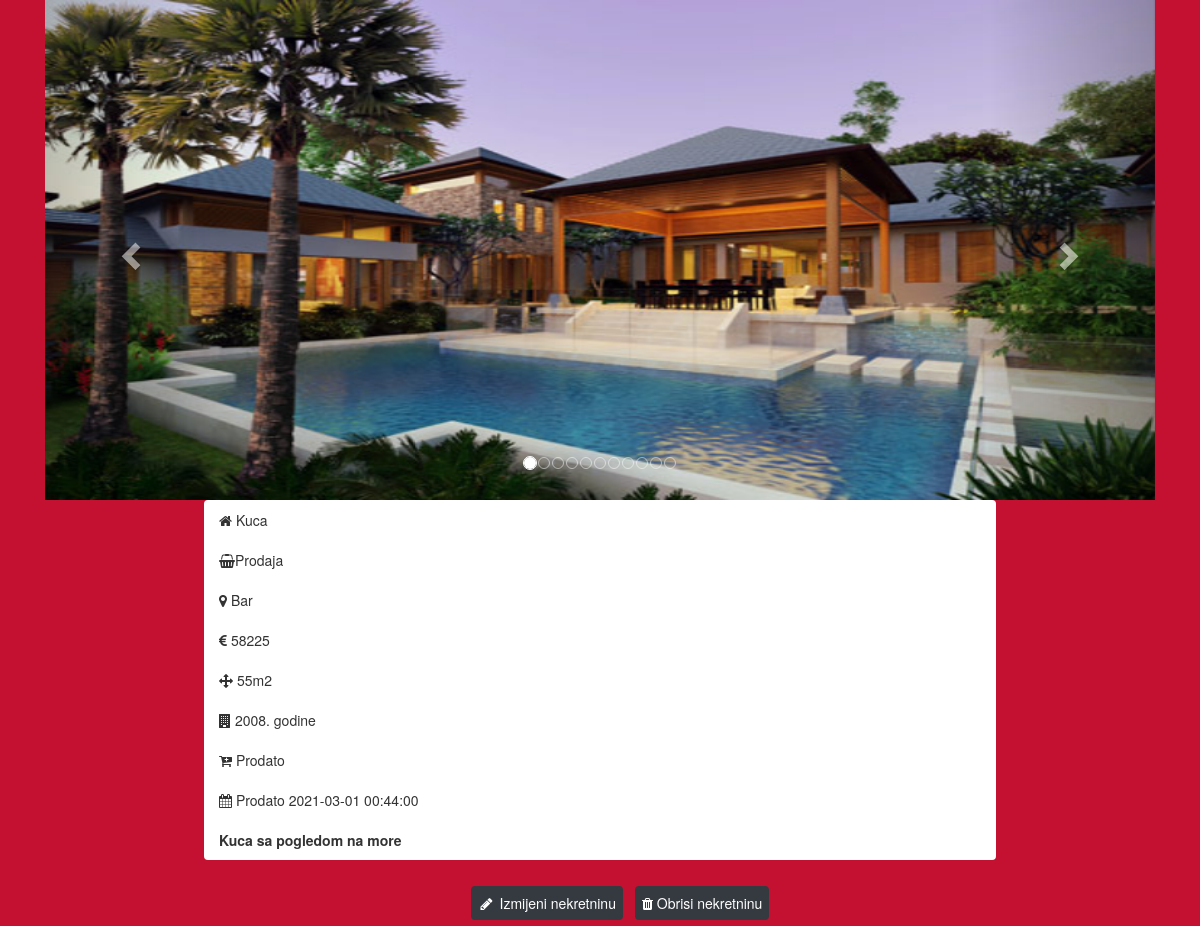
/detalji.php?id=3, run on the app's committed database.
### tables this page shows
CREATE TABLE `fotografije` (
  `id` int(11) NOT NULL AUTO_INCREMENT,
  `naziv_fotografije` varchar(255) NOT NULL,
  `id_nekretnine` int(11) NOT NULL,
  PRIMARY KEY (`id`),
  KEY `fk_foto_nekretnina` (`id_nekretnine`),
  CONSTRAINT `fk_foto_nekretnina` FOREIGN KEY (`id_nekretnine`) REFERENCES `nekretnina` (`id`)
);

CREATE TABLE `nekretnina` (
  `id` int(11) NOT NULL AUTO_INCREMENT,
  `tip_oglasa_id` int(11) NOT NULL,
  `tip_nekretnine_id` int(11) NOT NULL,
  `grad_id` int(11) NOT NULL,
  `povrsina` int(11) NOT NULL,
  `cijena` int(11) NOT NULL,
  `god_izgradnje` int(4) NOT NULL,
  `opis` text NOT NULL,
  `status` varchar(255) DEFAULT 'Dostupno',
  `datum_prodaje` timestamp NULL DEFAULT NULL,
  `foto` varchar(255) NOT NULL,
  PRIMARY KEY (`id`),
  KEY `fk_nekretnina_grad` (`grad_id`),
  KEY `fk_nekretnina_tip_oglasa` (`tip_oglasa_id`),
  KEY `fk_nekretnina_tip_nekretnine` (`tip_nekretnine_id`),
  CONSTRAINT `fk_nekretnina_tip_nekretnine` FOREIGN KEY (`tip_nekretnine_id`) REFERENCES `tip_nekretnine` (`id`)
);

CREATE TABLE `tip_nekretnine` (
  `id` int(11) NOT NULL AUTO_INCREMENT,
  `tip_nekretnine` varchar(255) NOT NULL,
  PRIMARY KEY (`id`)
);

CREATE TABLE `tip_oglasa` (
  `id` int(11) NOT NULL AUTO_INCREMENT,
  `tip_oglasa` varchar(255) NOT NULL,
  PRIMARY KEY (`id`)
);

CREATE TABLE `grad` (
  `id` int(11) NOT NULL AUTO_INCREMENT,
  `naziv_grada` varchar(255) NOT NULL,
  PRIMARY KEY (`id`)
);

### upiti.php (called while the page is built, shortened)
<?php
    function grad($dbconn,$grad_id){
        $sql= "SELECT *
    FROM grad
    WHERE id = $grad_id";
    $res = mysqli_query($dbconn,$sql);
    $row = mysqli_fetch_assoc($res);
    return $row['naziv_grada'];
    }
    function tip_oglasa($dbconn,$tip_oglasa_id){
        $sql= "SELECT *
    FROM tip_oglasa
    WHERE id = $tip_oglasa_id";
    $res = mysqli_query($dbconn,$sql);
    $row = mysqli_fetch_assoc($res);
    return $row['tip_oglasa'];
    }
    function tip_nekretnine($dbconn, $tip_nekretnine_id){
        $sql= "SELECT *
    FROM tip_nekretnine
    WHERE id = $tip_nekretnine_id";
    $res = mysqli_query($dbconn,$sql);
    $row = mysqli_fetch_assoc($res);
    return $row['tip_nekretnine'];
    }
?>

### detalji.php (the view, shortened to what this page needs)
<?php
include 'db.php';
include 'upiti.php';
include 'funkcije.php';
isset($_GET['id']) && is_numeric($_GET['id'])? $id = $_GET['id'] : exit("ID error...");
$sql= "SELECT * FROM nekretnina WHERE id = $id";
$row = mysqli_query($dbconn,$sql);
$nekretnina = mysqli_fetch_assoc($row);
?>
<!DOCTYPE html>
<html lang="en">
<head>
    <link rel="stylesheet" href="https://stackpath.bootstrapcdn.com/font-awesome/4.7.0/css/font-awesome.min.css">
    <link rel="stylesheet" href="https://stackpath.bootstrapcdn.com/bootstrap/4.5.2/css/bootstrap.min.css">
    <link rel="stylesheet" href="https://maxcdn.bootstrapcdn.com/bootstrap/3.3.6/css/bootstrap.min.css" />
</head>
<body style="background-color: #c41031">
<div class="container" style="background-color: #c41031">
    <div id="dynamic_slide_show" class="carousel slide" data-ride="carousel" >
        <ol class="carousel-indicators">
        <?php echo indikatori_slajda($dbconn); ?>
        </ol>
        <div class="carousel-inner" >
            <?php echo slajdovi($dbconn); ?>
        </div>
        <a class="left carousel-control" href="#dynamic_slide_show" data-slide="prev">
         <span class="glyphicon glyphicon-chevron-left"></span>
        </a>
        <a class="right carousel-control" href="#dynamic_slide_show" data-slide="next">
         <span class="glyphicon glyphicon-chevron-right"></span>
        </a>
    </div>
</div>
<div>
    <ul class="list-group list-group-flush" style="margin-left: 204px; margin-right:204px" >
        <li class="list-group-item"><i class="fa fa-home" aria-hidden="true"></i> <?=tip_nekretnine($dbconn,$nekretnina['tip_nekretnine_id'])?></li>
        <li class="list-group-item"><i class="fa fa-shopping-basket" aria-hidden="true"> </i><?=tip_oglasa($dbconn,$nekretnina['tip_oglasa_id'])?></li>
        <li class="list-group-item"><i class="fa fa-map-marker" aria-hidden="true"></i> <?=grad($dbconn,$nekretnina['grad_id'])?></li>
        <li class="list-group-item"><i class="fa fa-eur" aria-hidden="true"></i> <?=$nekretnina['cijena']?></li>
        <li class="list-group-item"><i class="fa fa-arrows" aria-hidden="true"></i> <?=$nekretnina['povrsina']?>m2</li>
        <li class="list-group-item"><i class="fa fa-building" aria-hidden="true"></i> <?=$nekretnina['god_izgradnje']?>. godine</li>
        <li class="list-group-item"><i class="fa fa-cart-plus" aria-hidden="true"></i> <?=$nekretnina['status']?></li>
        <?php if($nekretnina['status'] == "Prodato"){?>
        <li class="list-group-item"><i class="fa fa-calendar" aria-hidden="true"></i> Prodato <?=$nekretnina['datum_prodaje']?></li>
        <?php }?>
        <li class="list-group-item" style="font-weight: bold"><?=$nekretnina['opis']?></li>
    </ul>
</div>
<div class="row col-lg-6 col-md-6" style="justify-content: center; display: flex; margin-left: 320px">
    <button class="btn btn-dark" id="modal_izmjena_nekretnine" style="margin: 6px; padding: 6px">
    <i class="fa fa-pencil fa-fw" aria-hidden="true"></i> Izmijeni nekretninu
    </button>
    <button class="btn btn-dark" id="modal_obrisi_nekretninu" style="margin: 6px; padding: 6px">
    <i class="fa fa-trash" aria-hidden="true"></i> Obrisi nekretninu
    </button>
</div>
 </body>
</html>

### funkcije.php (shortened to what this page needs)
<?php
function indikatori_slajda($dbconn){
    $id = $_GET['id'];
    $output = '';
    $count = 0;
    $query = "SELECT * FROM fotografije WHERE id_nekretnine = $id";
    $result = mysqli_query($dbconn, $query);
    while($row = mysqli_fetch_array($result)){
    if($count == 0){
    $output .= '<li data-target="#dynamic_slide_show" data-slide-to="'.$count.'" class="active"></li>';
    }else{
      $output .= '<li data-target="#dynamic_slide_show" data-slide-to="'.$count.'"></li>';
    }
    $count = $count + 1;
    }
 return $output;
}
function slajdovi($dbconn){
    $id = $_GET['id'];
    $output = '';
    $count = 0;
    $query = "SELECT * FROM fotografije WHERE id_nekretnine= $id";
    $result = mysqli_query($dbconn, $query);
    while($row = mysqli_fetch_array($result)){
     if($count == 0){
      $output .= '<div class="item active">';
     }else{
      $output .= '<div class="item" >';
     }
     $output .= '<img src="./uploads/'.$row["naziv_fotografije"].'" alt="" style="height: 500px; width:1200px"/></div>';
     $count = $count + 1;
    }
    return $output;
}
?>

### data on the page
fotografije: naziv_fotografije (picture)
nekretnina: tip_nekretnine.tip_nekretnine "Kuca", tip_oglasa.tip_oglasa "Prodaja", grad.naziv_grada "Bar", cijena "58225", povrsina "55", god_izgradnje "2008", status "Prodato", datum_prodaje "2021-03-01 00:44:00", opis "Kuca sa pogledom na more"
